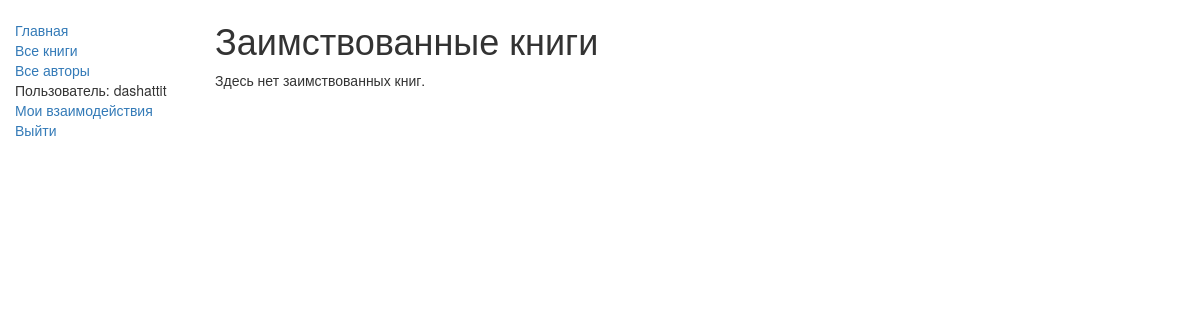
Before: /catalog/mybooks/ (signed in) with the older database file.
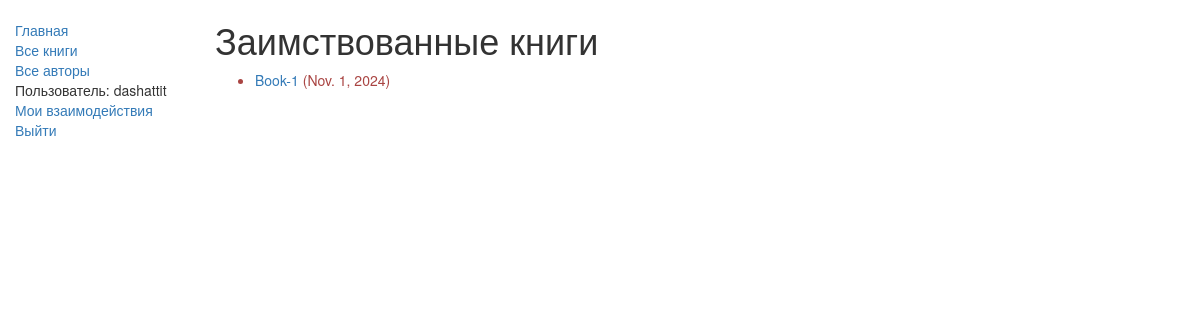
After: the same page with the newer database file.
### catalog/models.py (models this page shows, shortened)
class BookInstance(models.Model):
    id = models.UUIDField(primary_key=True, default=uuid.uuid4, help_text="Unique ID for this particular book across whole library")
    book = models.ForeignKey('Book', on_delete=models.SET_NULL, null=True)
    imprint = models.CharField(max_length=200)
    due_back = models.DateField(null=True, blank=True)
    borrower = models.ForeignKey(User, on_delete=models.SET_NULL, null=True, blank=True)
    LOAN_STATUS = (
        ('m', 'Maintenance'),
        ('o', 'On loan'),
        ('a', 'Available'),
        ('r', 'Reserved'),
    )
    status = models.CharField(max_length=1, choices=LOAN_STATUS, blank=True, default='m', help_text='Book availability')
    class Meta:
        ordering = ["due_back"]
        permissions = (("can_mark_returned", "Set book as returned"),)
    @property
    def is_overdue(self):
        if self.due_back and date.today() > self.due_back:
            return True
        return False

class Book(models.Model):
    title = models.CharField(max_length=200)
    author = models.ForeignKey('Author', on_delete=models.SET_NULL, null=True)
    summary = models.TextField(max_length=1000, help_text="Enter a brief description of the book")
    isbn = models.CharField('ISBN',max_length=13, help_text='13 Character <a href="https://www.isbn-international.org/content/what-isbn">ISBN number</a>')
    genre = models.ManyToManyField('Genre', help_text="Select a genre for this book")
    def display_genre(self):
        return ', '.join([genre.name for genre in self.genre.all()[:3]])
    display_genre.short_description = 'Genre'

### catalog/views.py (the view)
# urls.py: path('mybooks/', views.LoanedBooksByUserListView.as_view(), name='my-borrowed'),
class LoanedBooksByUserListView(LoginRequiredMixin,generic.ListView):
    model = BookInstance
    template_name ='catalog/bookinstance_list_borrowed_user.html'
    paginate_by = 2 #разбивка на страницы
    def get_queryset(self):
        return BookInstance.objects.filter(borrower=self.request.user).filter(status__exact='o').order_by('due_back')

### catalog/templates/catalog/bookinstance_list_borrowed_user.html
{% extends "base_generic.html" %}
{% block content %}
    <h1>Заимствованные книги</h1>
    {% if bookinstance_list %}
    <ul>
      {% for bookinst in bookinstance_list %}
      <li class="{% if bookinst.is_overdue %}text-danger{% endif %}">
        <a href="{% url 'book-detail' bookinst.book.pk %}">{{bookinst.book.title}}</a> ({{ bookinst.due_back }})
      </li>
      {% endfor %}
    </ul>
    {% else %}
      <p>Здесь нет заимствованных книг.</p>
    {% endif %}
{% endblock %}

Changed rows visible on the page:
added BookInstance: book "Book-1", due_back "Nov. 1, 2024"
Other visible differences:
text no longer shown: "Здесь нет заимствованных книг."
